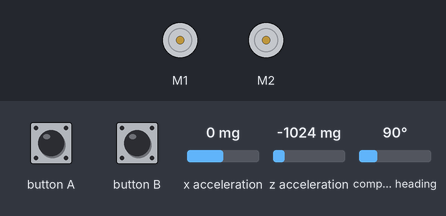
The program below on a simulated BBC micro:bit (MakeCode). Shown: 2 × DC motor (green arrow = forward, orange = backward, longer = faster). The inputs (shaded band) are chosen by the test bench; at power-on: x acceleration 0 mg, z acceleration -1024 mg, compass heading 90°. The compass is already calibrated.

Above: at 1.2 s.
1.3 s: button B pressed for 0.15 s
At 2.4 s:
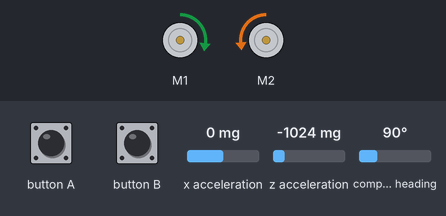
Timing chart, 0 to 4.3 s (numbered marks = the images above; inputs shaded):
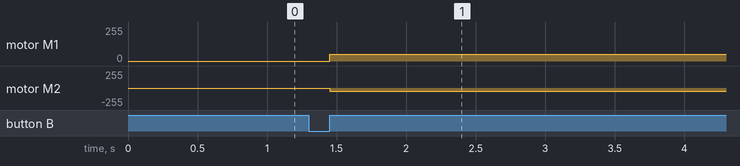

The program:

main.ts
```typescript
function readCompassVertical () {
    x = input.acceleration(Dimension.X)
    z = input.acceleration(Dimension.Z)
    tilt = Math.atan2(x, z)
    tiltDegrees = tilt * 180 / Math.PI
    heading = input.compassHeading()
    correctedHeading = heading + tiltDegrees
    correctedHeading = correctedHeading % 360
    return correctedHeading
}
input.onButtonPressed(Button.A, function () {
    // Kalibracja kompasu
    input.calibrateCompass()
})
input.onButtonPressed(Button.B, function () {
    rotate360()
})
function rotate360 () {
    startHeading = readCompassVertical()
    currentHeading = startHeading
    // Rozpoczęcie obrotu
    maqueen.motorRun(maqueen.Motors.M1, maqueen.Dir.CW, 50)
    maqueen.motorRun(maqueen.Motors.M2, maqueen.Dir.CCW, 48)
    // Kontynuacja obrotu dopóki nie osiągniemy pełnego okrążenia
    while (Math.abs(currentHeading - startHeading) < 360) {
        currentHeading = readCompassVertical()
        basic.pause(1)
    }
    // Zatrzymanie robota
    maqueen.motorStop(maqueen.Motors.All)
}
let currentHeading = 0
let startHeading = 0
let correctedHeading = 0
let heading = 0
let tiltDegrees = 0
let tilt = 0
let z = 0
let x = 0
maqueen.motorStop(maqueen.Motors.All)
basic.forever(function () {

})
```

test.ts
```typescript
// tu są testy; nie będzie to kompilowane, gdy ten pakiet będzie używany jako rozszerzenie.
```

Measured:
- after the input at 1.3 s, motor M1: stopped → forward 50/255 after 0.15 s; motor M2: stopped → backward 48/255 after 0.15 s
